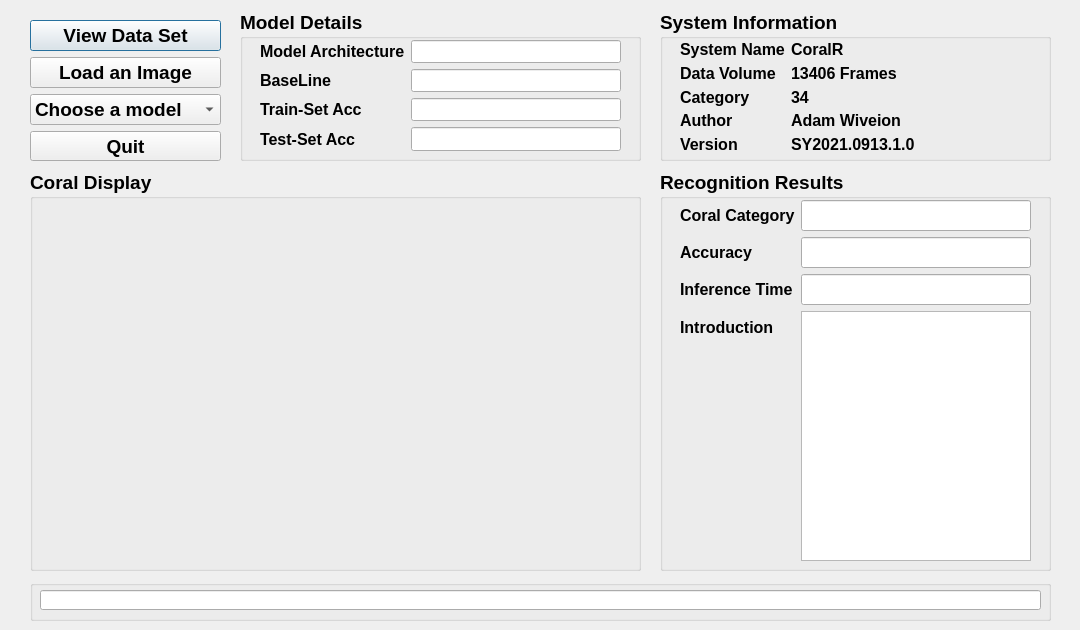
<?xml version="1.0" encoding="UTF-8"?>
<ui version="4.0">
 <class>CoralGUI</class>
 <widget class="QDialog" name="CoralGUI">
  <property name="geometry">
   <rect>
    <x>0</x>
    <y>0</y>
    <width>1080</width>
    <height>630</height>
   </rect>
  </property>
  <property name="font">
   <font>
    <family>System</family>
    <pointsize>12</pointsize>
    <weight>75</weight>
    <bold>true</bold>
   </font>
  </property>
  <property name="windowTitle">
   <string>Dialog</string>
  </property>
  <widget class="QGroupBox" name="ModelDetails">
   <property name="geometry">
    <rect>
     <x>240</x>
     <y>10</y>
     <width>401</width>
     <height>151</height>
    </rect>
   </property>
   <property name="font">
    <font>
     <family>System</family>
     <pointsize>14</pointsize>
     <weight>75</weight>
     <bold>true</bold>
    </font>
   </property>
   <property name="title">
    <string>Model Details</string>
   </property>
   <widget class="QWidget" name="formLayoutWidget">
    <property name="geometry">
     <rect>
      <x>20</x>
      <y>30</y>
      <width>361</width>
      <height>111</height>
     </rect>
    </property>
    <layout class="QFormLayout" name="ModelDetailsLayout">
     <item row="0" column="0">
      <widget class="QLabel" name="ModelArc">
       <property name="font">
        <font>
         <family>System</family>
         <pointsize>12</pointsize>
         <weight>75</weight>
         <bold>true</bold>
        </font>
       </property>
       <property name="text">
        <string>Model Architecture</string>
       </property>
      </widget>
     </item>
     <item row="0" column="1">
      <widget class="QLineEdit" name="ModelArcText"/>
     </item>
     <item row="1" column="0">
      <widget class="QLabel" name="BaseLine">
       <property name="font">
        <font>
         <family>System</family>
         <pointsize>12</pointsize>
         <weight>75</weight>
         <bold>true</bold>
        </font>
       </property>
       <property name="text">
        <string>BaseLine</string>
       </property>
      </widget>
     </item>
     <item row="2" column="0">
      <widget class="QLabel" name="TrainSetAcc">
       <property name="font">
        <font>
         <family>System</family>
         <pointsize>12</pointsize>
         <weight>75</weight>
         <bold>true</bold>
        </font>
       </property>
       <property name="text">
        <string>Train-Set Acc</string>
       </property>
      </widget>
     </item>
     <item row="3" column="0">
      <widget class="QLabel" name="TestSetAcc">
       <property name="font">
        <font>
         <family>System</family>
         <pointsize>12</pointsize>
         <weight>75</weight>
         <bold>true</bold>
        </font>
       </property>
       <property name="text">
        <string>Test-Set Acc</string>
       </property>
      </widget>
     </item>
     <item row="1" column="1">
      <widget class="QLineEdit" name="BaseLineText"/>
     </item>
     <item row="2" column="1">
      <widget class="QLineEdit" name="TrainSetText"/>
     </item>
     <item row="3" column="1">
      <widget class="QLineEdit" name="TestSetText"/>
     </item>
    </layout>
   </widget>
  </widget>
  <widget class="QGroupBox" name="SystemInformation">
   <property name="geometry">
    <rect>
     <x>660</x>
     <y>10</y>
     <width>391</width>
     <height>151</height>
    </rect>
   </property>
   <property name="font">
    <font>
     <family>System</family>
     <pointsize>14</pointsize>
     <weight>75</weight>
     <bold>true</bold>
    </font>
   </property>
   <property name="title">
    <string>System Information</string>
   </property>
   <widget class="QWidget" name="formLayoutWidget_2">
    <property name="geometry">
     <rect>
      <x>20</x>
      <y>30</y>
      <width>351</width>
      <height>113</height>
     </rect>
    </property>
    <layout class="QFormLayout" name="SystemInformationLayout">
     <item row="0" column="0">
      <widget class="QLabel" name="SystemName">
       <property name="font">
        <font>
         <family>System</family>
         <pointsize>12</pointsize>
         <weight>75</weight>
         <bold>true</bold>
        </font>
       </property>
       <property name="text">
        <string>System Name</string>
       </property>
      </widget>
     </item>
     <item row="1" column="0">
      <widget class="QLabel" name="DataVolume">
       <property name="font">
        <font>
         <family>System</family>
         <pointsize>12</pointsize>
         <weight>75</weight>
         <bold>true</bold>
        </font>
       </property>
       <property name="text">
        <string>Data Volume</string>
       </property>
      </widget>
     </item>
     <item row="3" column="0">
      <widget class="QLabel" name="Author">
       <property name="font">
        <font>
         <family>System</family>
         <pointsize>12</pointsize>
         <weight>75</weight>
         <bold>true</bold>
        </font>
       </property>
       <property name="text">
        <string>Author</string>
       </property>
      </widget>
     </item>
     <item row="4" column="0">
      <widget class="QLabel" name="Version">
       <property name="font">
        <font>
         <family>System</family>
         <pointsize>12</pointsize>
         <weight>75</weight>
         <bold>true</bold>
        </font>
       </property>
       <property name="text">
        <string>Version</string>
       </property>
      </widget>
     </item>
     <item row="3" column="1">
      <widget class="QLabel" name="AuthorVaule">
       <property name="font">
        <font>
         <family>System</family>
         <pointsize>12</pointsize>
         <weight>75</weight>
         <bold>true</bold>
        </font>
       </property>
       <property name="text">
        <string>Adam Wiveion</string>
       </property>
      </widget>
     </item>
     <item row="0" column="1">
      <widget class="QLabel" name="SystemVaule">
       <property name="font">
        <font>
         <family>System</family>
         <pointsize>12</pointsize>
         <weight>75</weight>
         <bold>true</bold>
        </font>
       </property>
       <property name="text">
        <string>CoralR</string>
       </property>
      </widget>
     </item>
     <item row="1" column="1">
      <widget class="QLabel" name="DataVolumeVaule">
       <property name="font">
        <font>
         <family>System</family>
         <pointsize>12</pointsize>
         <weight>75</weight>
         <bold>true</bold>
        </font>
       </property>
       <property name="text">
        <string>13406 Frames</string>
       </property>
      </widget>
     </item>
     <item row="4" column="1">
      <widget class="QLabel" name="VersionVaule">
       <property name="font">
        <font>
         <family>System</family>
         <pointsize>12</pointsize>
         <weight>75</weight>
         <bold>true</bold>
        </font>
       </property>
       <property name="text">
        <string>SY2021.0913.1.0</string>
       </property>
      </widget>
     </item>
     <item row="2" column="0">
      <widget class="QLabel" name="Category">
       <property name="font">
        <font>
         <family>System</family>
         <pointsize>12</pointsize>
         <weight>75</weight>
         <bold>true</bold>
        </font>
       </property>
       <property name="text">
        <string>Category</string>
       </property>
      </widget>
     </item>
     <item row="2" column="1">
      <widget class="QLabel" name="CategoryVaule">
       <property name="font">
        <font>
         <family>System</family>
         <pointsize>12</pointsize>
         <weight>75</weight>
         <bold>true</bold>
        </font>
       </property>
       <property name="text">
        <string>34</string>
       </property>
      </widget>
     </item>
    </layout>
   </widget>
  </widget>
  <widget class="QWidget" name="verticalLayoutWidget">
   <property name="geometry">
    <rect>
     <x>30</x>
     <y>20</y>
     <width>191</width>
     <height>141</height>
    </rect>
   </property>
   <layout class="QVBoxLayout" name="FunctionKeysLayout">
    <item>
     <widget class="QPushButton" name="ViewDataSet">
      <property name="font">
       <font>
        <family>System</family>
        <pointsize>14</pointsize>
        <weight>75</weight>
        <bold>true</bold>
       </font>
      </property>
      <property name="text">
       <string>View Data Set</string>
      </property>
     </widget>
    </item>
    <item>
     <widget class="QPushButton" name="LoadImage">
      <property name="font">
       <font>
        <family>System</family>
        <pointsize>14</pointsize>
        <weight>75</weight>
        <bold>true</bold>
       </font>
      </property>
      <property name="text">
       <string>Load an Image</string>
      </property>
     </widget>
    </item>
    <item>
     <widget class="QComboBox" name="ModelSelection">
      <property name="font">
       <font>
        <family>System</family>
        <pointsize>14</pointsize>
        <weight>75</weight>
        <bold>true</bold>
       </font>
      </property>
      <item>
       <property name="text">
        <string>Choose a model</string>
       </property>
      </item>
      <item>
       <property name="text">
        <string>Coral-ResNet-1</string>
       </property>
      </item>
      <item>
       <property name="text">
        <string>Coral-ResNet-2</string>
       </property>
      </item>
      <item>
       <property name="text">
        <string>Coral-ResNet-3</string>
       </property>
      </item>
      <item>
       <property name="text">
        <string>Coral-DenseNet-1</string>
       </property>
      </item>
      <item>
       <property name="text">
        <string>Coral-DenseNet-2</string>
       </property>
      </item>
      <item>
       <property name="text">
        <string>Coral-DenseNet-3</string>
       </property>
      </item>
      <item>
       <property name="text">
        <string>Coral-DenseNet-4</string>
       </property>
      </item>
     </widget>
    </item>
    <item>
     <widget class="QPushButton" name="Quit">
      <property name="font">
       <font>
        <family>System</family>
        <pointsize>14</pointsize>
        <weight>75</weight>
        <bold>true</bold>
       </font>
      </property>
      <property name="text">
       <string>Quit</string>
      </property>
     </widget>
    </item>
   </layout>
  </widget>
  <widget class="QGroupBox" name="CoralDisplay">
   <property name="geometry">
    <rect>
     <x>30</x>
     <y>170</y>
     <width>611</width>
     <height>401</height>
    </rect>
   </property>
   <property name="font">
    <font>
     <family>System</family>
     <pointsize>14</pointsize>
     <weight>75</weight>
     <bold>true</bold>
    </font>
   </property>
   <property name="title">
    <string>Coral Display</string>
   </property>
   <widget class="QLabel" name="ImageDisplay">
    <property name="geometry">
     <rect>
      <x>20</x>
      <y>30</y>
      <width>571</width>
      <height>351</height>
     </rect>
    </property>
    <property name="text">
     <string/>
    </property>
   </widget>
  </widget>
  <widget class="QGroupBox" name="RecogResults">
   <property name="geometry">
    <rect>
     <x>660</x>
     <y>170</y>
     <width>391</width>
     <height>401</height>
    </rect>
   </property>
   <property name="font">
    <font>
     <family>System</family>
     <pointsize>14</pointsize>
     <weight>75</weight>
     <bold>true</bold>
    </font>
   </property>
   <property name="title">
    <string>Recognition Results</string>
   </property>
   <widget class="QWidget" name="formLayoutWidget_3">
    <property name="geometry">
     <rect>
      <x>20</x>
      <y>30</y>
      <width>351</width>
      <height>361</height>
     </rect>
    </property>
    <layout class="QFormLayout" name="RecogResultsLayout">
     <item row="0" column="0">
      <widget class="QLabel" name="CoralCategory">
       <property name="font">
        <font>
         <family>System</family>
         <pointsize>12</pointsize>
         <weight>75</weight>
         <bold>true</bold>
        </font>
       </property>
       <property name="text">
        <string>Coral Category</string>
       </property>
      </widget>
     </item>
     <item row="0" column="1">
      <widget class="QLineEdit" name="CoralCategoryText"/>
     </item>
     <item row="1" column="0">
      <widget class="QLabel" name="Accuracy">
       <property name="font">
        <font>
         <family>System</family>
         <pointsize>12</pointsize>
         <weight>75</weight>
         <bold>true</bold>
        </font>
       </property>
       <property name="text">
        <string>Accuracy</string>
       </property>
      </widget>
     </item>
     <item row="1" column="1">
      <widget class="QLineEdit" name="AccuracyText"/>
     </item>
     <item row="2" column="0">
      <widget class="QLabel" name="InferenceTime">
       <property name="font">
        <font>
         <family>System</family>
         <pointsize>12</pointsize>
         <weight>75</weight>
         <bold>true</bold>
        </font>
       </property>
       <property name="text">
        <string>Inference Time</string>
       </property>
      </widget>
     </item>
     <item row="2" column="1">
      <widget class="QLineEdit" name="InferenceTimeText"/>
     </item>
     <item row="3" column="0">
      <widget class="QLabel" name="Introduction">
       <property name="font">
        <font>
         <family>System</family>
         <pointsize>12</pointsize>
         <weight>75</weight>
         <bold>true</bold>
        </font>
       </property>
       <property name="text">
        <string>Introduction</string>
       </property>
      </widget>
     </item>
     <item row="3" column="1">
      <widget class="QTextBrowser" name="IntroductionText"/>
     </item>
    </layout>
   </widget>
  </widget>
  <widget class="QGroupBox" name="PromptInformation">
   <property name="geometry">
    <rect>
     <x>30</x>
     <y>580</y>
     <width>1021</width>
     <height>41</height>
    </rect>
   </property>
   <property name="title">
    <string/>
   </property>
   <widget class="QLineEdit" name="PromptInformationText">
    <property name="geometry">
     <rect>
      <x>10</x>
      <y>10</y>
      <width>1001</width>
      <height>20</height>
     </rect>
    </property>
   </widget>
  </widget>
 </widget>
 <resources/>
 <connections/>
</ui>
